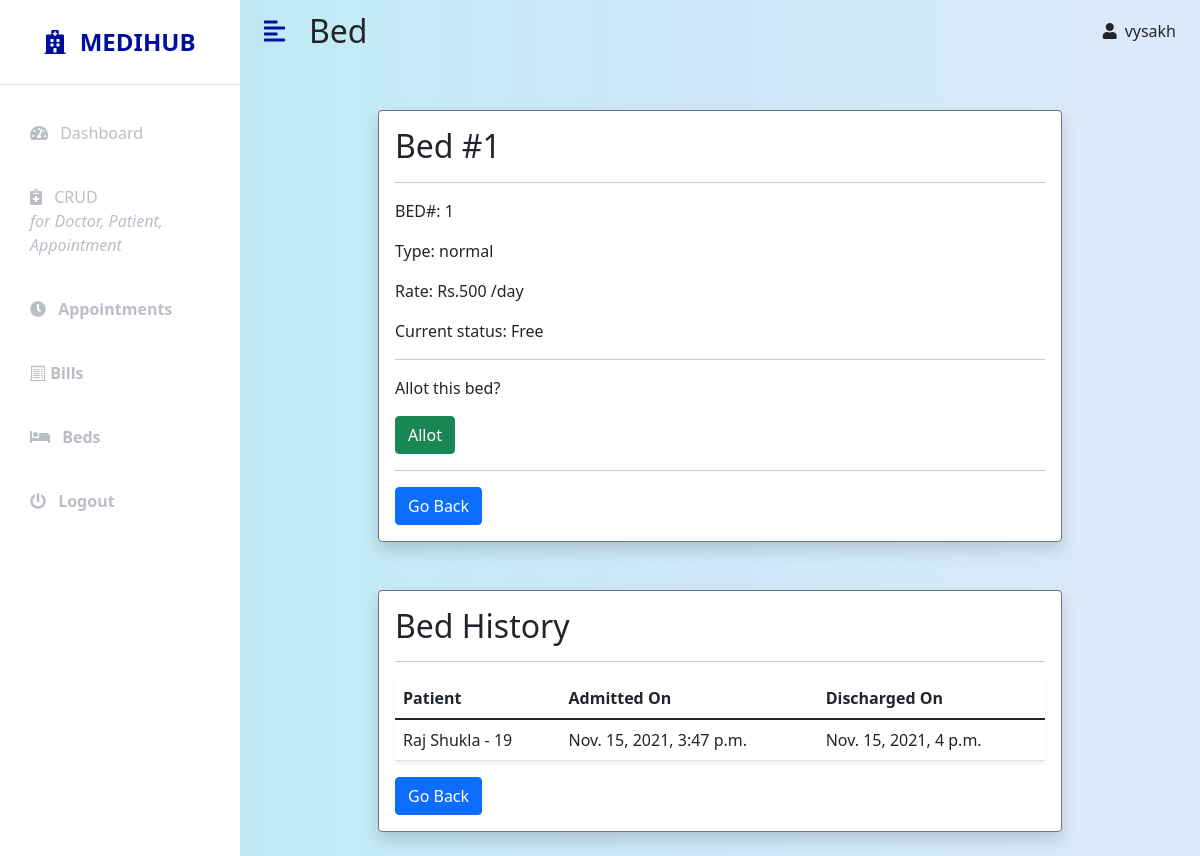
Page /adminapp/beds/1 (signed in) on the earlier database version.
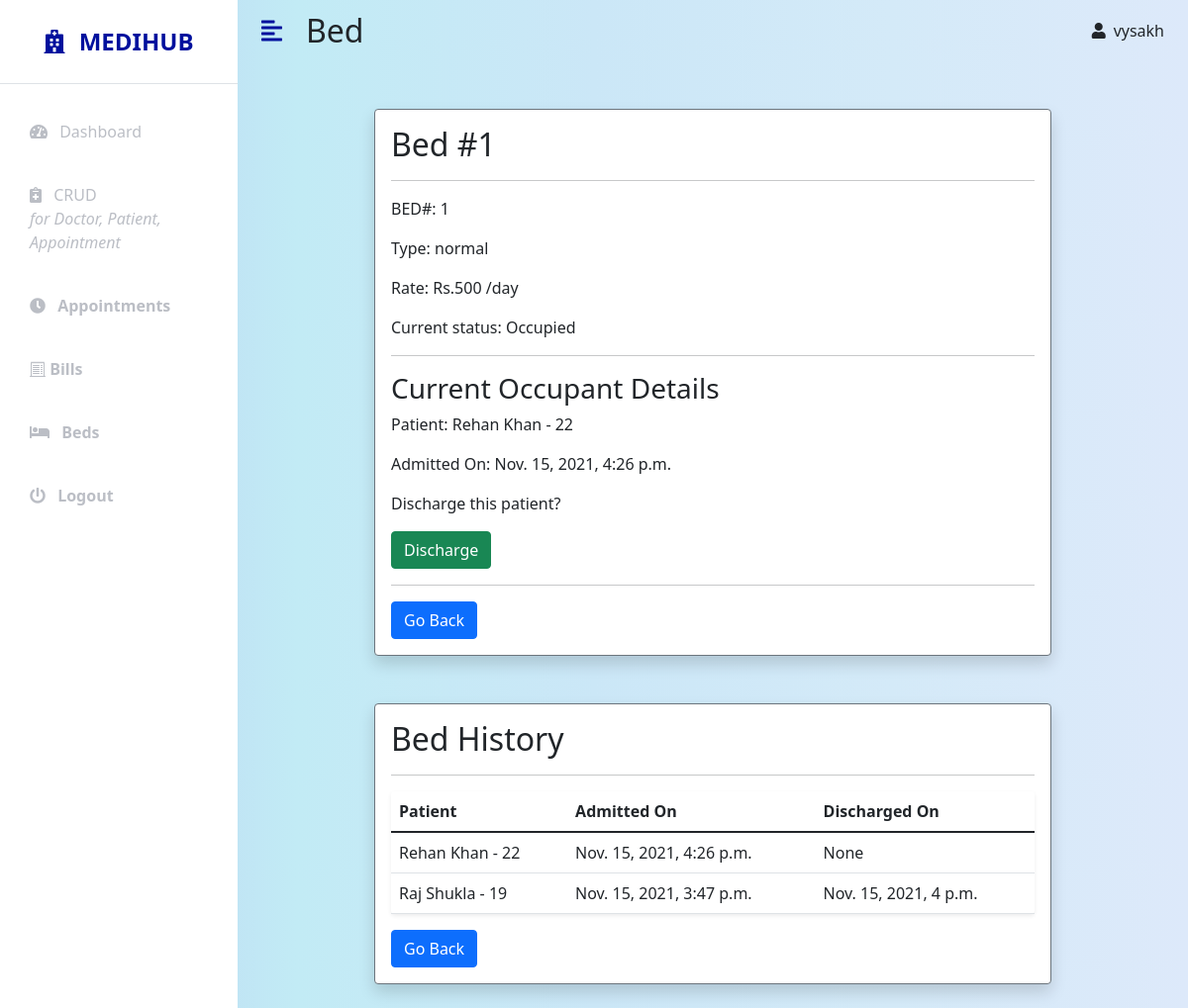
Same page on the later database version.
### hospital/models.py (models this page shows, shortened)
class BedInstance(models.Model):
    bed = models.ForeignKey(Bed, on_delete=SET_NULL, null=True, blank=True)
    patient = models.ForeignKey(Patient, on_delete=SET_NULL, null=True, blank=True)
    admitted_on = models.DateTimeField(auto_now_add=True)
    discharged_on = models.DateTimeField(null=True, blank=True)
    discharged = models.BooleanField(default=False)
    class Meta:
        ordering = ['-admitted_on']

class Patient(models.Model):
    GENDER_CHOICES = [
        ('M', 'Male'),
        ('F', 'Female'),
        ('X', 'Other'),
    ]
    user = models.OneToOneField(User, on_delete=models.CASCADE, null=True, blank=True)
    first_name = models.CharField(max_length=50, null=True, blank=True)
    last_name = models.CharField(max_length=50, null=True, blank=True)
    gender = models.CharField(max_length=1, choices=GENDER_CHOICES, null=True, blank=True)
    dob = models.DateField(null=True, blank=True)
    phone = models.CharField(max_length=10, null=True, blank=True)
    address = models.TextField(max_length=400, null=True, blank=True)
    email = models.CharField(max_length=100, null=True, blank=True)
    admitted = models.BooleanField(default=False)
    def __str__(self):
        return f'{self.first_name} {self.last_name} - {self.id}'

class Bed(models.Model):
    type = models.CharField(max_length=20, default='normal')
    rate = models.IntegerField(default=500)
    occupied = models.BooleanField(default=False)
    @property
    def currentInstance(self):
        return self.bedinstance_set.get(discharged=False)
    def __str__(self):
        return f"Bed #{self.id}"

### adminapp/views.py (the view)
# urls.py: path('beds/<int:id>', views.bedDetail, name='bed-detail'),
@login_required(login_url='admin-login')
@user_passes_test(is_admin, login_url='admin-login')
def bedDetail(request, id):
    bed = get_object_or_404(Bed, pk=id)
    bedInstances = bed.bedinstance_set.all()
    context = {
        'bed': bed,
        'bedInstances': bedInstances,
    }
    return render(request, 'adminapp/bed_detail.html', context)

### adminapp/views.py (called while the page is built)
def is_admin(user):
    return user.groups.filter(name = 'Administrators').exists()

### adminapp/templates/adminapp/bed_detail.html
{% extends 'adminapp/base.html' %}
{% block content %}
<nav class="navbar navbar-expand-lg navbar-light bg-transparent py-1 px-4">
    <div class="d-flex align-items-center justify-content-end">
        <i class="fas fa-align-left primary-text fs-4 me-3" id="menu-toggle"></i>
        <h2 class="fs-2 m-2">Bed</h2>
    </div>
    <div class="collapse navbar-collapse" id="navbarSupportedContent">
        <ul class="navbar-nav ms-auto mb-2 mb-lg-0">
            <li class="nav-item dropdown">
                    <i class="fas fa-user me-2"></i>{{user.username}}
            </li>
        </ul>
    </div>
</nav>
<div class="container-fluid p-4 mt-3">
    <div class="p-3 bg-white shadow rounded border border-secondary w-75 mx-auto my-2">
        <h2>{{bed}}</h2>
        <hr>
        <p>BED#: {{bed.id}}</p>
        <p>Type: {{bed.type}}</p>
        <p>Rate: Rs.{{bed.rate}} /day</p>
        <p>Current status:
            {% if bed.occupied %}
            Occupied
            {% else %}
            Free
            {% endif %}
        </p>
        <hr>
        {% if not bed.occupied %}
        <p>Allot this bed?</p>
        <p><a href="{% url 'bed-allot' bed.id %}" class="btn btn-success">Allot</a></p>
        {% else %}
        <h3>Current Occupant Details</h3>
        <p>Patient: {{bed.currentInstance.patient}}</p>
        <p>Admitted On: {{bed.currentInstance.admitted_on}}</p>
        <p>Discharge this patient?</p>
        <p><a href="{% url 'bed-discharge' bed.id %}" class="btn btn-success" >Discharge</a></p>
        {% endif %}
        <hr>
        <button type="button" class="btn btn-primary "onclick="goBack()">Go Back</button>
    </div>
    <div class="p-3 bg-white shadow rounded border border-secondary w-75 mx-auto mt-5">
        <h2>Bed History</h2>
        <hr>
        <table class="table bg-white rounded shadow-sm  table-hover">
            <thead>
                <tr>
                    <th scope="col">Patient </th>
                    <th scope="col">Admitted On</th>
                    <th scope="col">Discharged On</th>
                </tr>
            </thead>
            <tbody>
                {% for bedInstance in bedInstances %}
                <tr>
                    <td>{{bedInstance.patient}}</td>
                    <td>{{bedInstance.admitted_on}}</td>
                    <td>{{bedInstance.discharged_on}}</td>
                </tr>
                {% endfor %}
            </tbody>
        </table>
        <button type="button" class="btn btn-primary "onclick="goBack()">Go Back</button>
    </div>
</div>
{% endblock %}

Differences in the rows shown:
changed Bed "Bed #1": occupied False → True (drawn); currentInstance.patient (not shown) → "Rehan Khan - 22"; currentInstance.admitted_on (not shown) → "Nov. 15, 2021, 4:26 p.m."
added BedInstance: patient "Rehan Khan - 22", admitted_on "Nov. 15, 2021, 4:26 p.m.", discharged_on "None"
Other differences:
text no longer shown: "Free Allot this bed? Allot"
text now shown: "Occupied Current Occupant Details Patient: Admitted On: Discharge this patient? Discharge"
